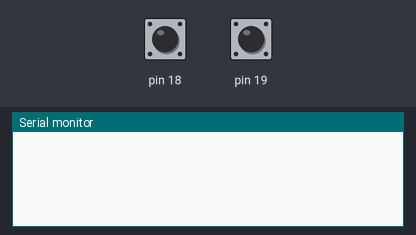
A sketch run on a simulated Arduino Uno, built for the host (arithmetic inside an expression is 32-bit, double 64-bit). On the bench: the last lines printed to the serial monitor. The test bench sets the inputs (shaded band); at power-on: pin 18 HIGH, pin 19 HIGH.

Above: at 1.2 s.
1.3 s: pin 18 pulled LOW for 0.15 s
At 1.8 s:
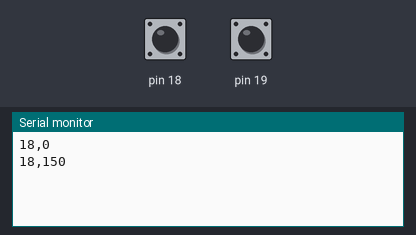
2.9 s: pin 19 pulled LOW for 0.15 s
At 4.2 s:
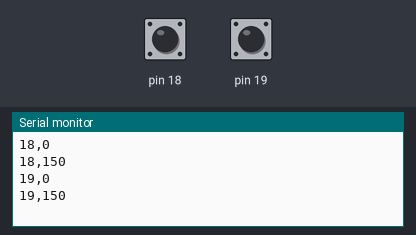
4.5 s: pin 18 pulled LOW for 1 s
At 6.7 s:
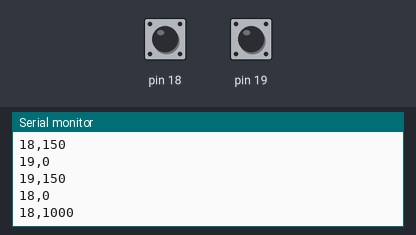
7.0 s: pin 19 pulled LOW for 1 s
At 8.6 s:
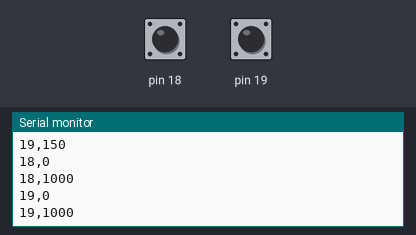
Timing chart, 0 to 10.1 s (numbered marks = the images above; inputs shaded):
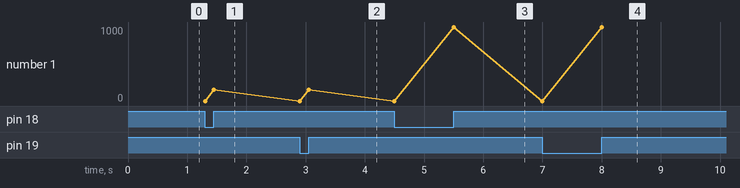

Measured:
- after the input at 1.3 s, the serial monitor: prints a new line at once (image 1)
- after the input at 2.9 s, the serial monitor: prints a new line at once (image 2)
- after the input at 4.5 s, the serial monitor: prints a new line at once (image 3)
- after the input at 7.0 s, the serial monitor: prints a new line at once (image 4)
- plotted number 1: 150 → 1000 after the input at 4.5 s

The sketch:

buttonTimer.ino
```cpp
// Example of using the buttonTimer library.

#include "buttonTimer.h"

void buttonChanged(uint8_t gpio,uint32_t duration) {
  Serial.print(gpio); Serial.print(",");
  Serial.print(duration); Serial.print("\r\n"); }

buttonTimer exampleOne(18,buttonChanged,normOpen,activeLow,50,5000,true);
buttonTimer exampleTwo(19,buttonChanged,normOpen,activeLow,50,5000,true);

void setup() { Serial.begin(115200); }

void loop() { exampleOne.worker(); exampleTwo.worker(); }
```

buttonTimer.h
```cpp
// (licence header left out)
#ifndef BUTTON_TIMER_H
#define BUTTON_TIMER_H

#define btInfinite 0
#define activeLow 0
#define activeHigh 1
#define normOpen 0
#define normClosed 1

class buttonTimer {
  public:
    uint8_t gpio;
    void (*call)(uint8_t,uint32_t)=nullptr;
    uint8_t normally=normOpen;
    uint8_t active=activeLow;
    uint32_t bounce=50;
    uint32_t max=btInfinite;
    bool pull=true;
    uint8_t lastState=!active;
    uint8_t currState=!active;
    uint32_t lastTime=0;
    uint32_t duration=0;

    buttonTimer(uint8_t value1,void (*value2)(uint8_t,uint32_t),uint8_t value3=normOpen,uint8_t value4=activeLow,uint32_t value5=50,uint32_t value6=btInfinite,bool value7=true) {
      gpio=value1; call=value2; normally=value3; active=value4; bounce=value5; max=value6; pull=value7; setPinMode(); }

    void set(uint8_t value1,void (*value2)(uint8_t,uint32_t),uint8_t value3=normOpen,uint8_t value4=activeLow,uint32_t value5=50,uint32_t value6=btInfinite,bool value7=true) {
      gpio=value1; call=value2; normally=value3; active=value4; bounce=value5; max=value6; pull=value7; setPinMode(); }

    void setPinMode() {
      if (pull==false) { pinMode(gpio,INPUT); }
      else { if (active==activeLow) { pinMode(gpio,INPUT_PULLUP); } else { pinMode(gpio,INPUT_PULLDOWN); } } }

    void doCallback() { if (call!=nullptr) { call(gpio,duration); } }

    void worker() {
      currState=digitalRead(gpio); duration=millis()-lastTime;
      if (normally==normClosed) { currState=!currState; }
      if (lastState==active && currState==!active && duration>bounce) { lastTime=millis(); lastState=!active; doCallback(); }
      if (lastState==!active && currState==active && duration>bounce) { lastTime=millis(); lastState=active; duration=0; doCallback(); }
      if (currState==active && max && duration>=max) { lastTime=millis(); lastState=active; doCallback(); } } };

#endif
```
